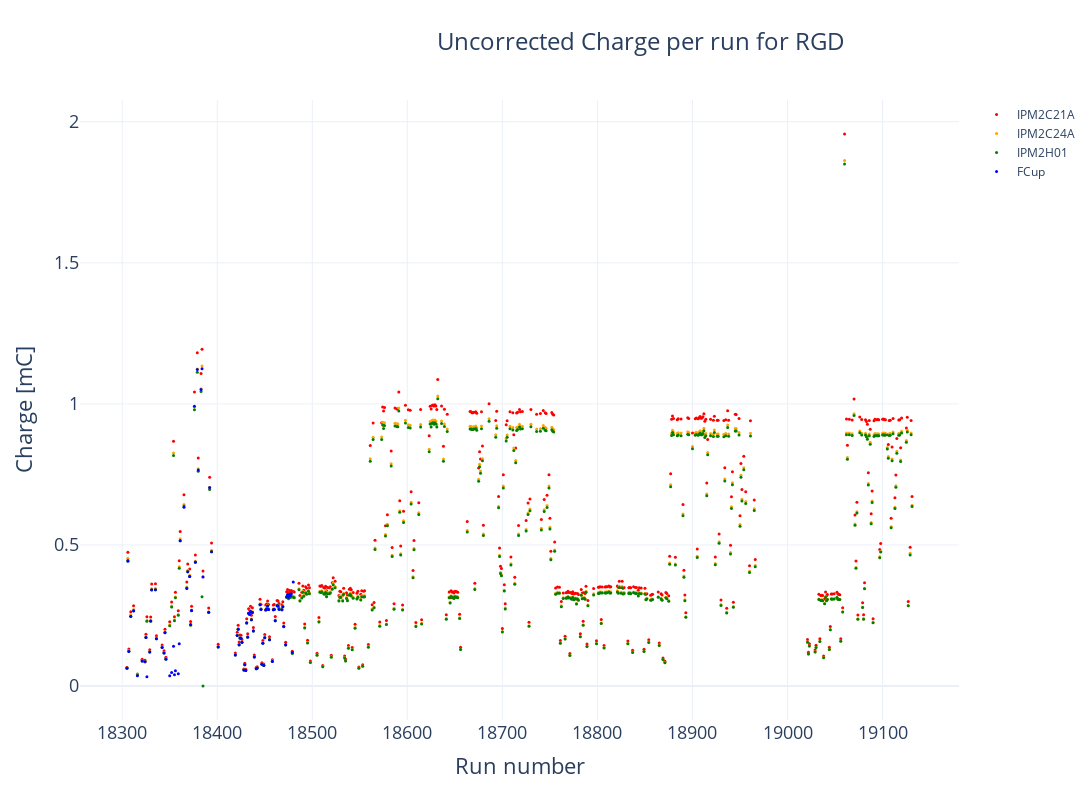

Notebook code cell kept with this figure:
### Code cell
fig = make_subplots() # (specs=[[{"secondary_y": True}]])
fig.update_layout(width=1280, height=800,
                  title=go.layout.Title(text=f"Uncorrected Charge per run for RGD", xanchor="left", x=0.4),
                  titlefont=dict(size=24),)
fig.add_trace(go.Scatter(x=dfx.number, y=dfx.IPM2C21A, mode='markers', name='IPM2C21A', marker=dict(color='red', size=3)), secondary_y=False)
fig.add_trace(go.Scatter(x=dfx.number, y=dfx.IPM2C24A, mode='markers', name='IPM2C24A', marker=dict(color='orange', size=3)), secondary_y=False)
fig.add_trace(go.Scatter(x=dfx.number, y=dfx.IPM2H01, mode='markers', name='IPM2H01', marker=dict(color='green', size=3)), secondary_y=False)
fig.add_trace(go.Scatter(x=dfx.loc[dfx.start_time<start_fcup_trouble,"number"], y=dfx.loc[dfx.start_time<start_fcup_trouble,"scaler_calc1b"], mode='markers', name='FCup', marker=dict(color='blue', size=3)), secondary_y=False)



fig.update_xaxes(title_text="Run number", titlefont=dict(size=22), tickfont=dict(size=18), tickformat="%5d")
fig.update_yaxes(title_text="Charge [mC]", titlefont=dict(size=22), tickfont=dict(size=18))
fig.show()

### Figure 1 — Plotly figure (JSON) as saved in the notebook; plotly's stock layout.template omitted (floating-point values rounded to 4 significant figures; data arrays with more than 128 entries replaced by an {"elided": "..."} marker saying what was removed)
{"data": [{"marker": {"color": "red", "size": 3}, "mode": "markers", "name": "IPM2C21A", "x": {"elided": "491 int values"}, "y": {"elided": "491 float values"}, "type": "scatter", "xaxis": "x", "yaxis": "y"}, {"marker": {"color": "orange", "size": 3}, "mode": "markers", "name": "IPM2C24A", "x": {"elided": "491 int values"}, "y": {"elided": "491 float values"}, "type": "scatter", "xaxis": "x", "yaxis": "y"}, {"marker": {"color": "green", "size": 3}, "mode": "markers", "name": "IPM2H01", "x": {"elided": "491 int values"}, "y": {"elided": "491 float values"}, "type": "scatter", "xaxis": "x", "yaxis": "y"}, {"marker": {"color": "blue", "size": 3}, "mode": "markers", "name": "FCup", "x": [18305, 18306, 18307, 18309, 18312, 18316, 18321, 18324, 18325, 18326, 18329, 18330, 18331, 18335, 18336, 18342, 18344, 18345, 18346, 18350, 18352, 18354, 18355, 18356, 18359, 18360, 18361, 18365, 18368, 18369, 18371, 18372, 18373, 18376, 18377, 18379, 18380, 18383, 18384, 18385, 18391, 18392, 18394, 18401, 18419, 18421, 18422, 18423, 18424, 18425, 18426, 18428, 18429, 18430, 18431, 18432, 18433, 18434, 18435, 18436, 18437, 18438, 18439, 18441, 18442, 18445, 18446, 18447, 18448, 18449, 18450, 18451, 18452, 18453, 18454, 18455, 18458, 18459, 18460, 18461, 18463, 18464, 18465, 18468, 18469, 18470, 18472, 18473, 18474, 18475, 18476, 18477, 18478, 18479, 18480], "y": [0.06258, 0.4425, 0.1222, 0.2462, 0.2656, 0.03653, 0.08857, 0.08635, 0.1715, 0.03279, 0.1205, 0.2302, 0.3409, 0.3413, 0.1675, 0.1364, 0.1169, 0.1889, 0.09523, 0.03635, 0.04824, 0.1407, 0.03983, 0.0542, 0.04306, 0.15, 0.5153, 0.6337, 0.3454, 0.4052, 0.3883, 0.2176, 0.2677, 0.9914, 0.4395, 1.122, 0.7659, 1.051, 1.125, 0.3868, 0.2618, 0.7041, 0.4761, 0.1384, 0.1097, 0.179, 0.2011, 0.1461, 0.1699, 0.169, 0.1547, 0.05689, 0.07565, 0.05467, 0.2237, 0.1731, 0.2578, 0.2541, 0.2639, 0.2346, 0.2604, 0.195, 0.1027, 0.06099, 0.06379, 0.2879, 0.2711, 0.07702, 0.1514, 0.07308, 0.1713, 0.2695, 0.2734, 0.2832, 0.2709, 0.1638, 0.0872, 0.2702, 0.2709, 0.2313, 0.2845, 0.2837, 0.2709, 0.2707, 0.2809, 0.2111, 0.1459, 0.316, 0.3241, 0.3143, 0.3245, 0.3205, 0.3269, 0.1186, 0.3685], "type": "scatter", "xaxis": "x", "yaxis": "y"}], "layout": {"xaxis": {"anchor": "y", "domain": [0.0, 1.0], "title": {"font": {"size": 22}, "text": "Run number"}, "tickfont": {"size": 18}, "tickformat": "%5d"}, "yaxis": {"anchor": "x", "domain": [0.0, 1.0], "title": {"font": {"size": 22}, "text": "Charge [mC]"}, "tickfont": {"size": 18}}, "title": {"text": "Uncorrected Charge per run for RGD", "x": 0.4, "xanchor": "left", "font": {"size": 24}}, "width": 1280, "height": 800}}
